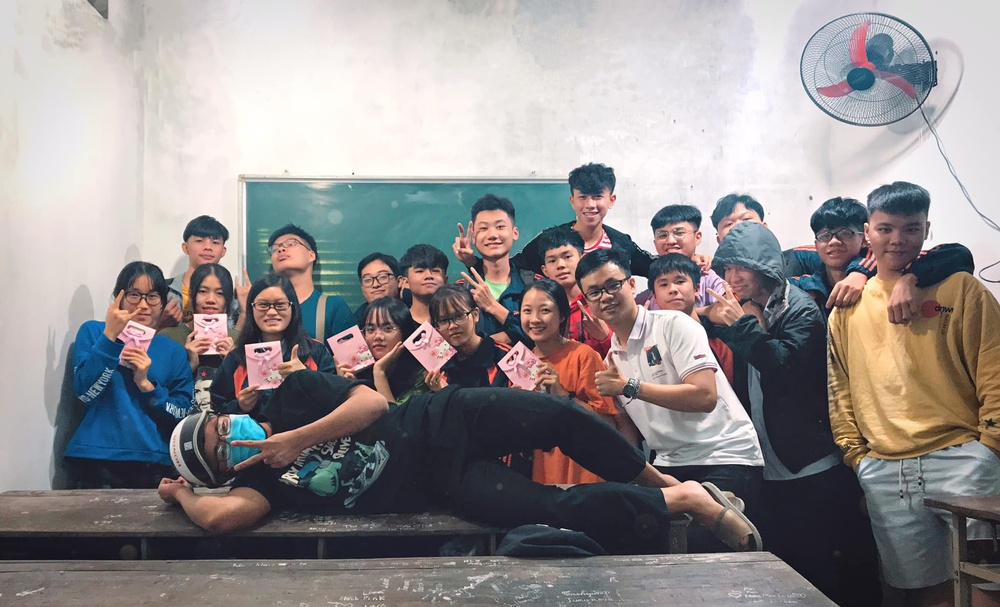
#> input picture Chuong1/Setting/Images/122177016_1596240143870672_8491193916115244868_n.jpg, 1000 x 607 px, shrunk from 2048 x 1244 before the run
$ jupyter execute Chuong1_setting_prepare.ipynb
#> lines starting #> are read from the running program, lines starting #| are printed output that depends on the picture
[cell 1]
import cv2

print('version OpenCV', cv2.__version__)

[cell 2]
img1 = cv2.imread('Images/122177016_1596240143870672_8491193916115244868_n.jpg')
#> img1 is the input picture: shape (607, 1000, 3); mean B, G, R 142.7, 142.3, 147.2

print(img1)
#> (printed output is left out)

[cell 3]
import matplotlib.pyplot as plt

plt.imshow(img1,cmap='grey')

plt.grid(ls='--')
plt.show()

[cell 4]
import numpy as np

[cell 5]
#Đọc và hiển thị nhiều hình ảnh

pic1 = cv2.imread('Images/440746060_878369394305599_3538830233656657343_n.jpg',1) #Đường dẫn file ảnh
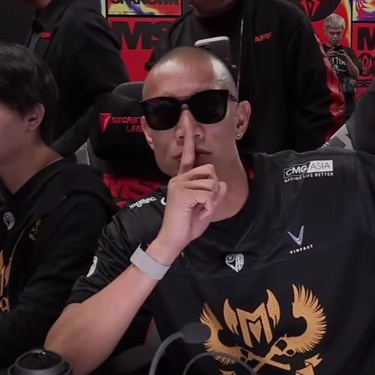
#> input picture Chuong1/Setting/Images/440746060_878369394305599_3538830233656657343_n.jpg, 375 x 375 px, shrunk from 769 x 769 before the run
#> pic1 is the input picture: shape (375, 375, 3); mean B, G, R 39.6, 37.4, 53.6

plt.figure(figsize=(10,8))
#Hiển thị ảnh
plt.imshow(pic1,cmap='Blues')
plt.show()

[cell 6]
#Đọc và hiển thị nhiều hình ảnh

pic2 = cv2.imread('Images/123775259_358878288510300_8756619496107720415_n.jpg',0) #Đường dẫn file ảnh
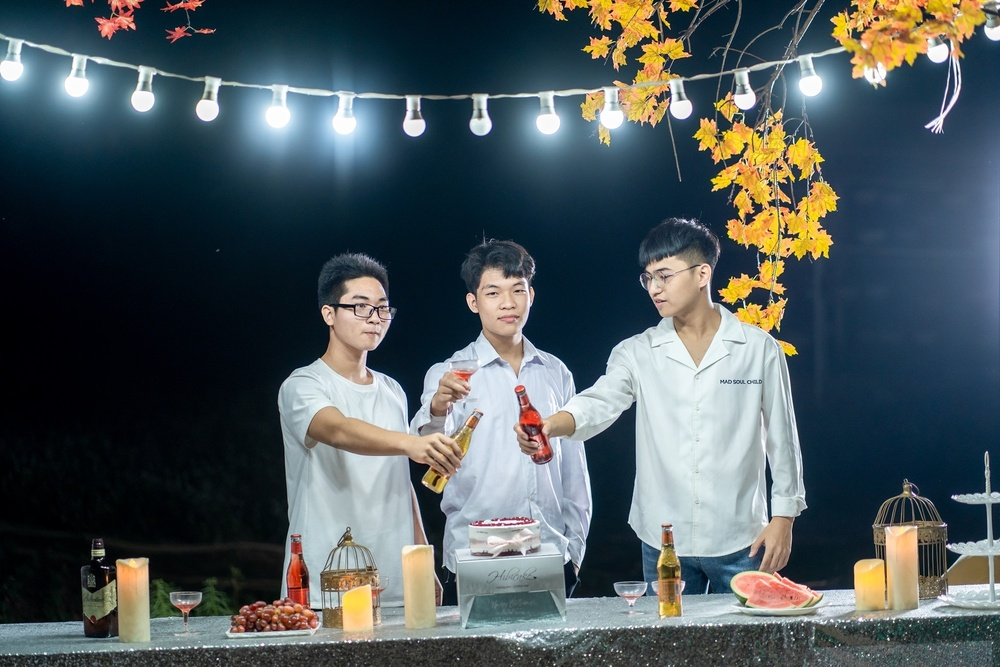
#> input picture Chuong1/Setting/Images/123775259_358878288510300_8756619496107720415_n.jpg, 1000 x 667 px, shrunk from 2048 x 1365 before the run
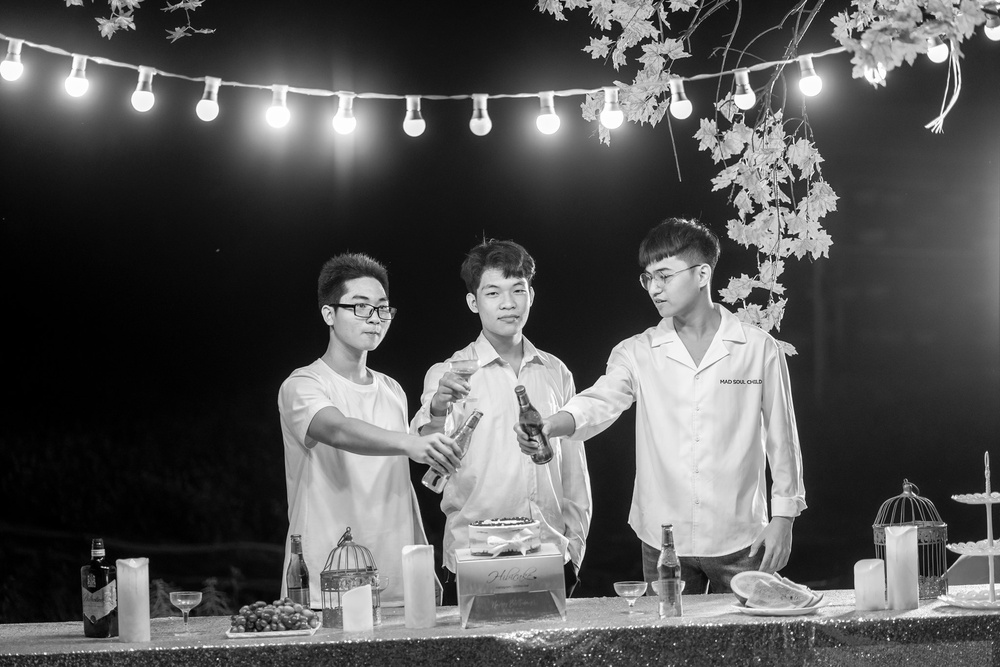
#> pic2: shape (667, 1000); min 0, max 255, mean 85.3

plt.figure(figsize=(10,8))
#Hiển thị ảnh
plt.imshow(pic2,cmap='Blues')
plt.show()

[cell 7]
plt.figure(figsize=(15,8))
plt.subplot(1,3,1)
plt.imshow(pic1,cmap='gray')

plt.subplot(1,3,2)
plt.imshow(pic2,cmap='gray')

plt.subplot(1,3,3)
plt.imshow(img1,cmap='gray')

plt.show()
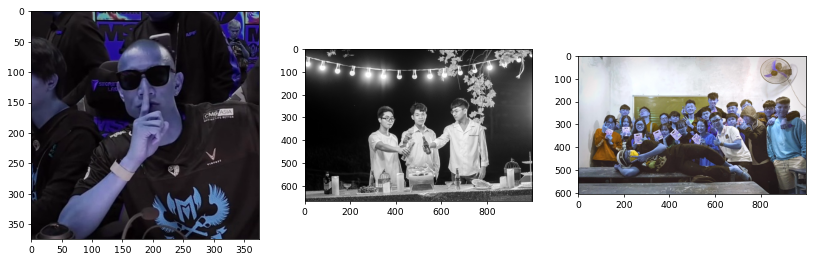
#> figure drawn by matplotlib, 3 panels; B, G, R data is drawn as R, G, B
